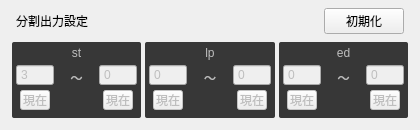
<?xml version="1.0" encoding="UTF-8"?>
<ui version="4.0">
 <class>MainWindow</class>
 <widget class="QMainWindow" name="MainWindow">
  <property name="geometry">
   <rect>
    <x>0</x>
    <y>0</y>
    <width>420</width>
    <height>128</height>
   </rect>
  </property>
  <property name="windowTitle">
   <string>AnimationExporterOption</string>
  </property>
  <widget class="QWidget" name="centralwidget">
   <layout class="QVBoxLayout" name="verticalLayout">
    <property name="spacing">
     <number>4</number>
    </property>
    <property name="leftMargin">
     <number>8</number>
    </property>
    <property name="topMargin">
     <number>8</number>
    </property>
    <property name="rightMargin">
     <number>8</number>
    </property>
    <property name="bottomMargin">
     <number>8</number>
    </property>
    <item>
     <layout class="QHBoxLayout" name="horizontalLayout_6">
      <property name="spacing">
       <number>4</number>
      </property>
      <property name="leftMargin">
       <number>8</number>
      </property>
      <property name="topMargin">
       <number>0</number>
      </property>
      <property name="rightMargin">
       <number>8</number>
      </property>
      <property name="bottomMargin">
       <number>0</number>
      </property>
      <item>
       <widget class="QLabel" name="label_8">
        <property name="text">
         <string>分割出力設定</string>
        </property>
       </widget>
      </item>
      <item>
       <spacer name="horizontalSpacer_4">
        <property name="orientation">
         <enum>Qt::Horizontal</enum>
        </property>
        <property name="sizeHint" stdset="0">
         <size>
          <width>40</width>
          <height>20</height>
         </size>
        </property>
       </spacer>
      </item>
      <item>
       <widget class="QPushButton" name="InitButton">
        <property name="sizePolicy">
         <sizepolicy hsizetype="Fixed" vsizetype="Fixed">
          <horstretch>0</horstretch>
          <verstretch>0</verstretch>
         </sizepolicy>
        </property>
        <property name="minimumSize">
         <size>
          <width>80</width>
          <height>0</height>
         </size>
        </property>
        <property name="text">
         <string>初期化</string>
        </property>
       </widget>
      </item>
     </layout>
    </item>
    <item>
     <widget class="QWidget" name="horizontalWidget_2" native="true">
      <property name="styleSheet">
       <string notr="true">QFrame{
	background-color: rgb(55, 55, 55, 255);
	border-radius: 2px;
}</string>
      </property>
      <layout class="QHBoxLayout" name="horizontalLayout_2">
       <property name="spacing">
        <number>4</number>
       </property>
       <property name="leftMargin">
        <number>4</number>
       </property>
       <property name="topMargin">
        <number>4</number>
       </property>
       <property name="rightMargin">
        <number>4</number>
       </property>
       <property name="bottomMargin">
        <number>4</number>
       </property>
       <item>
        <widget class="QFrame" name="StFrame">
         <property name="enabled">
          <bool>false</bool>
         </property>
         <layout class="QVBoxLayout" name="verticalLayout_2">
          <property name="spacing">
           <number>4</number>
          </property>
          <property name="leftMargin">
           <number>4</number>
          </property>
          <property name="topMargin">
           <number>4</number>
          </property>
          <property name="rightMargin">
           <number>4</number>
          </property>
          <property name="bottomMargin">
           <number>4</number>
          </property>
          <item>
           <widget class="QLabel" name="label">
            <property name="sizePolicy">
             <sizepolicy hsizetype="Preferred" vsizetype="Preferred">
              <horstretch>0</horstretch>
              <verstretch>0</verstretch>
             </sizepolicy>
            </property>
            <property name="text">
             <string>st</string>
            </property>
            <property name="alignment">
             <set>Qt::AlignCenter</set>
            </property>
           </widget>
          </item>
          <item>
           <widget class="QWidget" name="horizontalWidget_3" native="true">
            <layout class="QHBoxLayout" name="horizontalLayout_3">
             <property name="spacing">
              <number>4</number>
             </property>
             <property name="leftMargin">
              <number>0</number>
             </property>
             <property name="topMargin">
              <number>0</number>
             </property>
             <property name="rightMargin">
              <number>0</number>
             </property>
             <property name="bottomMargin">
              <number>0</number>
             </property>
             <item>
              <layout class="QVBoxLayout" name="verticalLayout_5">
               <property name="spacing">
                <number>0</number>
               </property>
               <item>
                <widget class="QSpinBox" name="StStartText">
                 <property name="sizePolicy">
                  <sizepolicy hsizetype="Preferred" vsizetype="Fixed">
                   <horstretch>0</horstretch>
                   <verstretch>0</verstretch>
                  </sizepolicy>
                 </property>
                 <property name="buttonSymbols">
                  <enum>QAbstractSpinBox::NoButtons</enum>
                 </property>
                 <property name="maximum">
                  <number>9999</number>
                 </property>
                 <property name="value">
                  <number>3</number>
                 </property>
                </widget>
               </item>
               <item>
                <widget class="QPushButton" name="StStartButton">
                 <property name="sizePolicy">
                  <sizepolicy hsizetype="Minimum" vsizetype="Fixed">
                   <horstretch>0</horstretch>
                   <verstretch>0</verstretch>
                  </sizepolicy>
                 </property>
                 <property name="styleSheet">
                  <string notr="true">margin: 4px;</string>
                 </property>
                 <property name="text">
                  <string>現在</string>
                 </property>
                </widget>
               </item>
              </layout>
             </item>
             <item>
              <widget class="QLabel" name="label_4">
               <property name="sizePolicy">
                <sizepolicy hsizetype="Preferred" vsizetype="Preferred">
                 <horstretch>0</horstretch>
                 <verstretch>0</verstretch>
                </sizepolicy>
               </property>
               <property name="styleSheet">
                <string notr="true">margin-top: 2px;</string>
               </property>
               <property name="frameShadow">
                <enum>QFrame::Plain</enum>
               </property>
               <property name="text">
                <string>～</string>
               </property>
               <property name="alignment">
                <set>Qt::AlignHCenter|Qt::AlignTop</set>
               </property>
              </widget>
             </item>
             <item>
              <layout class="QVBoxLayout" name="verticalLayout_6">
               <property name="spacing">
                <number>0</number>
               </property>
               <item>
                <widget class="QSpinBox" name="StEndText">
                 <property name="sizePolicy">
                  <sizepolicy hsizetype="Preferred" vsizetype="Fixed">
                   <horstretch>0</horstretch>
                   <verstretch>0</verstretch>
                  </sizepolicy>
                 </property>
                 <property name="buttonSymbols">
                  <enum>QAbstractSpinBox::NoButtons</enum>
                 </property>
                 <property name="maximum">
                  <number>9999</number>
                 </property>
                </widget>
               </item>
               <item>
                <widget class="QPushButton" name="StEndButton">
                 <property name="styleSheet">
                  <string notr="true">margin: 4px;</string>
                 </property>
                 <property name="text">
                  <string>現在</string>
                 </property>
                </widget>
               </item>
              </layout>
             </item>
            </layout>
           </widget>
          </item>
         </layout>
        </widget>
       </item>
       <item>
        <widget class="QFrame" name="LpFrame">
         <property name="enabled">
          <bool>false</bool>
         </property>
         <layout class="QVBoxLayout" name="verticalLayout_3">
          <property name="spacing">
           <number>4</number>
          </property>
          <property name="leftMargin">
           <number>4</number>
          </property>
          <property name="topMargin">
           <number>4</number>
          </property>
          <property name="rightMargin">
           <number>4</number>
          </property>
          <property name="bottomMargin">
           <number>4</number>
          </property>
          <item>
           <widget class="QLabel" name="label_2">
            <property name="sizePolicy">
             <sizepolicy hsizetype="Preferred" vsizetype="Preferred">
              <horstretch>0</horstretch>
              <verstretch>0</verstretch>
             </sizepolicy>
            </property>
            <property name="text">
             <string>lp</string>
            </property>
            <property name="alignment">
             <set>Qt::AlignCenter</set>
            </property>
           </widget>
          </item>
          <item>
           <widget class="QWidget" name="horizontalWidget_4" native="true">
            <layout class="QHBoxLayout" name="horizontalLayout">
             <property name="spacing">
              <number>4</number>
             </property>
             <property name="leftMargin">
              <number>0</number>
             </property>
             <property name="topMargin">
              <number>0</number>
             </property>
             <property name="rightMargin">
              <number>0</number>
             </property>
             <property name="bottomMargin">
              <number>0</number>
             </property>
             <item>
              <layout class="QVBoxLayout" name="verticalLayout_8">
               <property name="spacing">
                <number>0</number>
               </property>
               <item>
                <widget class="QSpinBox" name="LpStartText">
                 <property name="sizePolicy">
                  <sizepolicy hsizetype="Preferred" vsizetype="Fixed">
                   <horstretch>0</horstretch>
                   <verstretch>0</verstretch>
                  </sizepolicy>
                 </property>
                 <property name="buttonSymbols">
                  <enum>QAbstractSpinBox::NoButtons</enum>
                 </property>
                 <property name="maximum">
                  <number>9999</number>
                 </property>
                </widget>
               </item>
               <item>
                <widget class="QPushButton" name="LpStartButton">
                 <property name="sizePolicy">
                  <sizepolicy hsizetype="Minimum" vsizetype="Fixed">
                   <horstretch>0</horstretch>
                   <verstretch>0</verstretch>
                  </sizepolicy>
                 </property>
                 <property name="minimumSize">
                  <size>
                   <width>0</width>
                   <height>0</height>
                  </size>
                 </property>
                 <property name="baseSize">
                  <size>
                   <width>0</width>
                   <height>0</height>
                  </size>
                 </property>
                 <property name="styleSheet">
                  <string notr="true">margin: 4px;</string>
                 </property>
                 <property name="text">
                  <string>現在</string>
                 </property>
                </widget>
               </item>
              </layout>
             </item>
             <item>
              <widget class="QLabel" name="label_5">
               <property name="sizePolicy">
                <sizepolicy hsizetype="Preferred" vsizetype="Preferred">
                 <horstretch>0</horstretch>
                 <verstretch>0</verstretch>
                </sizepolicy>
               </property>
               <property name="styleSheet">
                <string notr="true">margin-top: 2px;</string>
               </property>
               <property name="text">
                <string>～</string>
               </property>
               <property name="alignment">
                <set>Qt::AlignHCenter|Qt::AlignTop</set>
               </property>
              </widget>
             </item>
             <item>
              <layout class="QVBoxLayout" name="verticalLayout_7">
               <property name="spacing">
                <number>0</number>
               </property>
               <item>
                <widget class="QSpinBox" name="LpEndText">
                 <property name="sizePolicy">
                  <sizepolicy hsizetype="Preferred" vsizetype="Fixed">
                   <horstretch>0</horstretch>
                   <verstretch>0</verstretch>
                  </sizepolicy>
                 </property>
                 <property name="buttonSymbols">
                  <enum>QAbstractSpinBox::NoButtons</enum>
                 </property>
                 <property name="maximum">
                  <number>9999</number>
                 </property>
                </widget>
               </item>
               <item>
                <widget class="QPushButton" name="LpEndButton">
                 <property name="styleSheet">
                  <string notr="true">margin: 4px;</string>
                 </property>
                 <property name="text">
                  <string>現在</string>
                 </property>
                </widget>
               </item>
              </layout>
             </item>
            </layout>
           </widget>
          </item>
         </layout>
        </widget>
       </item>
       <item>
        <widget class="QFrame" name="EdFrame">
         <property name="enabled">
          <bool>false</bool>
         </property>
         <layout class="QVBoxLayout" name="verticalLayout_4">
          <property name="spacing">
           <number>4</number>
          </property>
          <property name="leftMargin">
           <number>4</number>
          </property>
          <property name="topMargin">
           <number>4</number>
          </property>
          <property name="rightMargin">
           <number>4</number>
          </property>
          <property name="bottomMargin">
           <number>4</number>
          </property>
          <item>
           <widget class="QLabel" name="label_3">
            <property name="sizePolicy">
             <sizepolicy hsizetype="Preferred" vsizetype="Preferred">
              <horstretch>0</horstretch>
              <verstretch>0</verstretch>
             </sizepolicy>
            </property>
            <property name="text">
             <string>ed</string>
            </property>
            <property name="alignment">
             <set>Qt::AlignCenter</set>
            </property>
           </widget>
          </item>
          <item>
           <widget class="QWidget" name="horizontalWidget_5" native="true">
            <layout class="QHBoxLayout" name="horizontalLayout_4">
             <property name="spacing">
              <number>4</number>
             </property>
             <property name="leftMargin">
              <number>0</number>
             </property>
             <property name="topMargin">
              <number>0</number>
             </property>
             <property name="rightMargin">
              <number>0</number>
             </property>
             <property name="bottomMargin">
              <number>0</number>
             </property>
             <item>
              <layout class="QVBoxLayout" name="verticalLayout_9">
               <property name="spacing">
                <number>0</number>
               </property>
               <item>
                <widget class="QSpinBox" name="EdStartText">
                 <property name="sizePolicy">
                  <sizepolicy hsizetype="Preferred" vsizetype="Fixed">
                   <horstretch>0</horstretch>
                   <verstretch>0</verstretch>
                  </sizepolicy>
                 </property>
                 <property name="buttonSymbols">
                  <enum>QAbstractSpinBox::NoButtons</enum>
                 </property>
                 <property name="maximum">
                  <number>9999</number>
                 </property>
                </widget>
               </item>
               <item>
                <widget class="QPushButton" name="EdStartButton">
                 <property name="styleSheet">
                  <string notr="true">margin: 4px;</string>
                 </property>
                 <property name="text">
                  <string>現在</string>
                 </property>
                </widget>
               </item>
              </layout>
             </item>
             <item>
              <widget class="QLabel" name="label_6">
               <property name="sizePolicy">
                <sizepolicy hsizetype="Preferred" vsizetype="Preferred">
                 <horstretch>0</horstretch>
                 <verstretch>0</verstretch>
                </sizepolicy>
               </property>
               <property name="styleSheet">
                <string notr="true">margin-top: 2px;</string>
               </property>
               <property name="text">
                <string>～</string>
               </property>
               <property name="alignment">
                <set>Qt::AlignHCenter|Qt::AlignTop</set>
               </property>
              </widget>
             </item>
             <item>
              <layout class="QVBoxLayout" name="verticalLayout_10">
               <property name="spacing">
                <number>0</number>
               </property>
               <item>
                <widget class="QSpinBox" name="EdEndText">
                 <property name="sizePolicy">
                  <sizepolicy hsizetype="Preferred" vsizetype="Fixed">
                   <horstretch>0</horstretch>
                   <verstretch>0</verstretch>
                  </sizepolicy>
                 </property>
                 <property name="buttonSymbols">
                  <enum>QAbstractSpinBox::NoButtons</enum>
                 </property>
                 <property name="maximum">
                  <number>9999</number>
                 </property>
                </widget>
               </item>
               <item>
                <widget class="QPushButton" name="EdEndButton">
                 <property name="styleSheet">
                  <string notr="true">margin: 4px;</string>
                 </property>
                 <property name="text">
                  <string>現在</string>
                 </property>
                </widget>
               </item>
              </layout>
             </item>
            </layout>
           </widget>
          </item>
         </layout>
        </widget>
       </item>
      </layout>
     </widget>
    </item>
    <item>
     <spacer name="verticalSpacer">
      <property name="orientation">
       <enum>Qt::Vertical</enum>
      </property>
      <property name="sizeHint" stdset="0">
       <size>
        <width>20</width>
        <height>0</height>
       </size>
      </property>
     </spacer>
    </item>
   </layout>
  </widget>
 </widget>
 <resources/>
 <connections/>
</ui>
